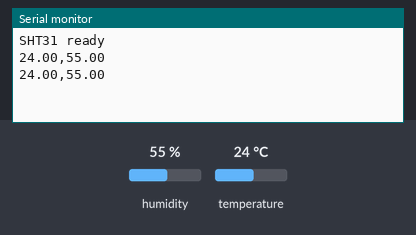
The sketch below on a simulated Arduino Uno, built with avr-gcc and run on an emulated ATmega328P. On the bench: the last lines printed to the serial monitor. Inputs (shaded band) come from the test bench; at power-on: humidity 55 %, temperature 24 °C.

Above: at 5.8 s.
5.9 s: humidity set to 22 %
At 11.1 s:
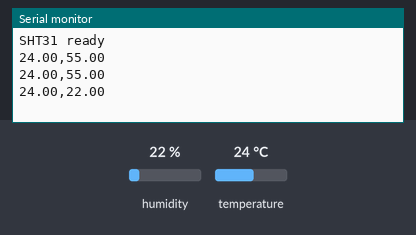
11.9 s: temperature set to 12 °C
At 16.4 s:
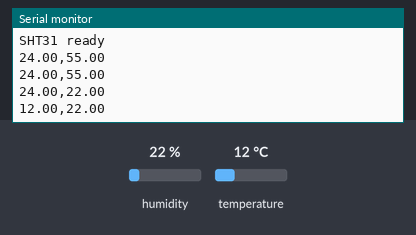
17.9 s: humidity set to 40 %
At 21.7 s:
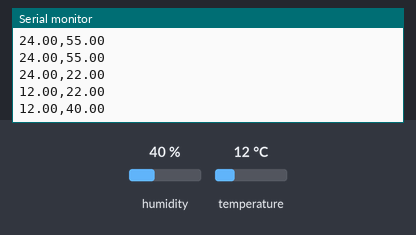
Timing chart, 0 to 23.2 s (numbered marks = the images above; inputs shaded):
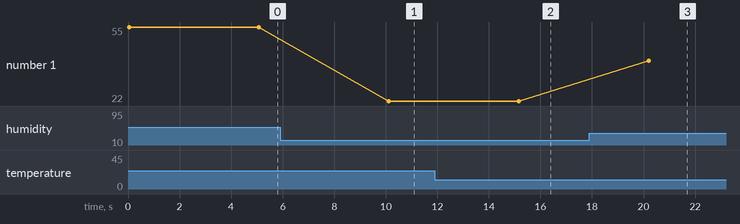

Measured:
- after the input at 5.9 s, the serial monitor: prints a new line after 4.2 s (image 1)
- after the input at 11.9 s, the serial monitor: prints a new line after 3.3 s (image 2)
- after the input at 17.9 s, the serial monitor: prints a new line after 2.3 s (image 3)
- plotted number 1: 55 → 22 after the input at 5.9 s, 22 → 40 after the input at 17.9 s

The sketch:

sketch_apr16a.ino
```cpp
#include <Wire.h>
#include "Adafruit_SHT31.h"

Adafruit_SHT31 sht31 = Adafruit_SHT31();

void setup() {
  Serial.begin(9600);

  if (!sht31.begin(0x44)) {
    Serial.println("SHT31 not found");
    while (1) delay(1);
  }

  Serial.println("SHT31 ready");
}

void loop() {
  float t = sht31.readTemperature();
  float h = sht31.readHumidity();

  if (!isnan(t) && !isnan(h)) {
    Serial.print(t);
    Serial.print(",");
    Serial.println(h);
  } else {
    Serial.println("NaN,NaN");
  }

  delay(5000);
}
```
